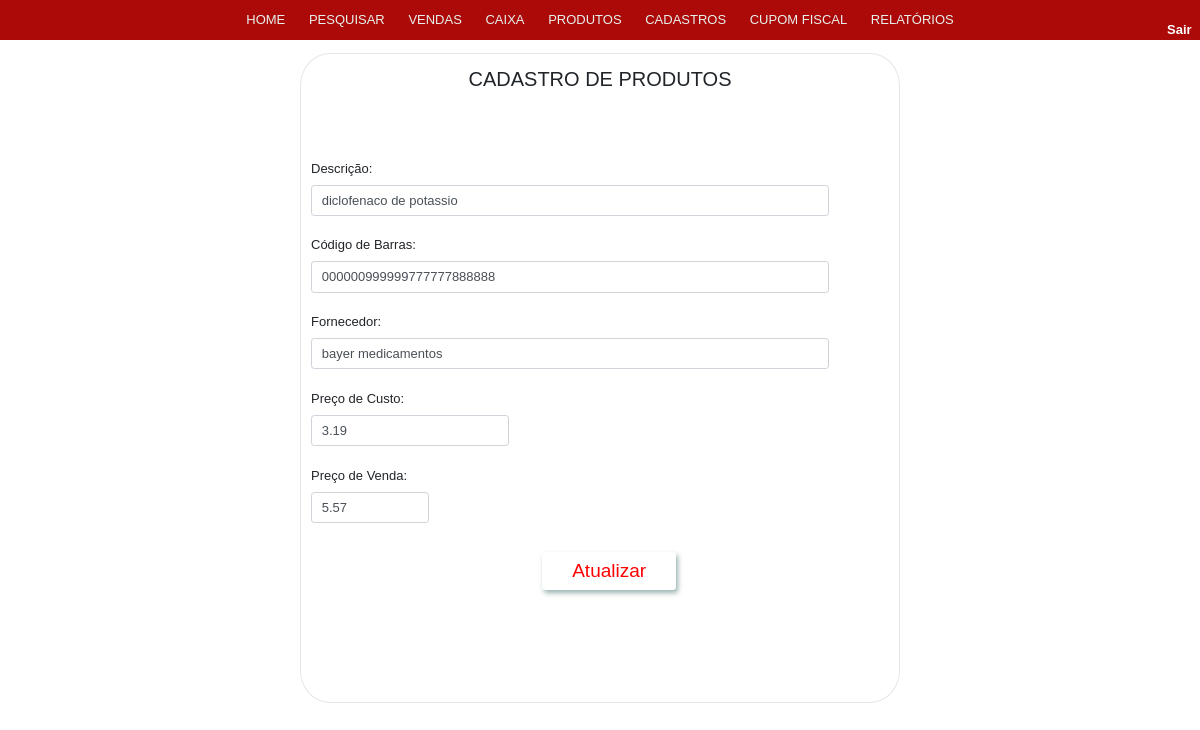
Screenshot of /view/AtualizaProduto.php?id_get_up=5 with the database file from the repository.
### tables this page shows
CREATE TABLE IF NOT EXISTS `produto` (
  `id_produto` INT NOT NULL AUTO_INCREMENT,
  `nome_produto` VARCHAR(60) NOT NULL,
  `preco_custo` DECIMAL(10,2) NULL,
  `preco_venda` DECIMAL(10,2) NULL,
  `codigo_barras` VARCHAR(45) NULL,
  `pessoa_id_pessoa` INT NOT NULL,
  PRIMARY KEY (`id_produto`),
  INDEX `fk_produto_pessoa1_idx` (`pessoa_id_pessoa` ASC) ,
  CONSTRAINT `fk_produto_pessoa1`
    FOREIGN KEY (`pessoa_id_pessoa`)
    REFERENCES `pessoa` (`id_pessoa`)
    ON DELETE NO ACTION
    ON UPDATE NO ACTION);

CREATE TABLE IF NOT EXISTS `pessoa` (
  `id_pessoa` INT NOT NULL AUTO_INCREMENT,
  `nome` VARCHAR(45) NOT NULL,
  `cpf_cnpj` VARCHAR(20) NULL,
  `tipo_pessoa` ENUM('cliente', 'funcionario', 'fornecedor') NOT NULL,
  `email` VARCHAR(45) NULL,
  `telefone_fixo` VARCHAR(11) NULL,
  `telefone_celular` VARCHAR(11) NULL,
  `matricula` VARCHAR(11) NULL,
  `senha` VARCHAR(45) NULL,
  `funcao` ENUM('gerente', 'vendedor', 'operador de caixa') NULL,
  `endereco` VARCHAR(60) NULL,
  PRIMARY KEY (`id_pessoa`),
  UNIQUE INDEX `cpf_cnpj_UNIQUE` (`cpf_cnpj` ASC) );

### model/Produto.php (called while the page is built, shortened)
<?php
require_once 'Conexao.php';
require_once 'Pessoa.php';
class Produto
{
        public function selectProduto($id_up)
    {
        $conexao = new Conexao("projeto_cristofarma", "localhost", "root", "");
        $dados  = $conexao->pdo->prepare("SELECT * FROM produto WHERE id_produto = :id" );
        $dados->bindValue("id", $id_up);
        $dados->execute();
        $dadosSelecionados = $dados->fetch(PDO::FETCH_ASSOC);
        return $dadosSelecionados;
    }
}
?>

### model/Conexao.php (called while the page is built, shortened)
<?php
class Conexao {
    function __construct($dbname, $host, $user, $senha)
    {
        try {
            $this->pdo  = new PDO("mysql:dbname=" . $dbname . ";host=" . $host, $user, $senha);
        } catch (PDOException $e) {
            echo "Erro com Banco de Dados: " . $e->getMessage();
            exit();
        } catch (Exception $e) {
            echo "Erro Generico: " . $e->getMessage();
            exit();
        }
    }
}
?>

### model/Pessoa.php (called while the page is built, shortened)
<?php
require_once 'Conexao.php';
require_once 'Produto.php';
class Pessoa
{
    public function selectPessoaFornecedor($id_up)
    {
        $conexao = new Conexao("projeto_cristofarma", "localhost", "root", "");
        $dados  = $conexao->pdo->prepare("SELECT * FROM pessoa WHERE tipo_pessoa = 'fornecedor' AND id_pessoa = :id " );
        $dados->bindValue("id", $id_up);
        $dados->execute();
        $dadosSelecionados = $dados->fetchAll(PDO::FETCH_ASSOC);
        return $dadosSelecionados;
    }
}
?>

### view/AtualizaProduto.php (the view, shortened to what this page needs)
<!doctype html>
<html lang="pt">
<head>
    <link rel="stylesheet" href="../css/bootstrap/nav/navegador.css">
    <link rel="stylesheet" href="../css/estilo.css">
</head>
<body>
<?php
    require_once '../model/Conexao.php';
    require_once '../model/Pessoa.php';
    require_once '../model/Produto.php';
    $produto = new Produto();
    $pessoa = new Pessoa();
?>
<header>
<nav class="dp-menu">
        <ul>
            <li><a href="home.php">HOME</a></li>
            <li><a href="#">PESQUISAR</a>
            </li>
            <li><a href="Vendas.php">VENDAS</a></li>
            <li><a href="Caixa.php">CAIXA</a></li>
            <li><a href="#">PRODUTOS</a>
            </li>
            <li><a href="Cadastros.php">CADASTROS</a></li>
            <li><a href="CupomFiscal.php">CUPOM FISCAL</a></li>
            <li><a href="#">RELATÓRIOS</a>
        </ul>
    </nav>
    <div id="divSair" >
        <a href="index.php">Sair</a>
    </div>
    </header>
        <section id="principal">
        <?php
            if (isset($_GET['id_get_up']))
            {
                $id_up = addslashes($_GET['id_get_up']);
                $retornoConsulta = $produto->selectProduto($id_up);
            }
        ?>
            <form id="cadastro" method="POST">
                <legend>CADASTRO DE PRODUTOS</legend><br><br/><br/>
                <label id="descricaoProduto">Descrição:</label><br/>
                <input id="descricaoProduto" class="form-control" type="text" name="descricaoProduto" size="60" autofocus required
                    value="<?php if(isset($retornoConsulta)){echo $retornoConsulta['nome_produto'];}?>"><br/><br/>
                <label id="codigoDeBarras">Código de Barras:</label><br/>
                <input id="codigoDeBarras" class="form-control" type="text" maxlength="60" name="codigoDeBarras" size="60" required
                    value="<?php if(isset($retornoConsulta)){echo $retornoConsulta['codigo_barras'];}?>"><br/><br/>
                    <?php
                        $consultaLike = $retornoConsulta['pessoa_id_pessoa'];
                        $res = $pessoa->selectPessoaFornecedor($consultaLike);
                    ?>
                <label id="fornecedor">Fornecedor:</label><br/>
                <input id="fornecedor" class="form-control" type="text" name="fornecedorSelecionado" size="60" required
                    value="<?php if(isset($res)){echo $res[0]['nome'];} ?>"><br/><br/>
                <label id="precoCusto">Preço de Custo:</label><br/>
                <input id="precoCusto" class="form-control" type="text" name="precoCusto" size="" required
                    value="<?php if(isset($retornoConsulta)){echo $retornoConsulta['preco_custo'];}?>"><br/><br/>
                <label id="precoVenda">Preço de Venda:</label><br/>
                <input id="precoVenda" class="form-control" type="text" name="precoVenda" size="10" required
                     value="<?php if(isset($retornoConsulta)){echo $retornoConsulta['preco_venda'];}?>"><br/>
                <input class="btn btn-outline-danger" id="btnCadastrar" type="submit" id="btnCadastrar" name="btnGravarClientes" style="margin-left: 40%; margin-top: 5%;"
                    value="<?php if (isset($_GET['id_get_up'])){echo 'Atualizar';} else {echo 'Cadastrar';}?>">
            </form>
        </section>
</body>
</html>

### css/estilo.css (style rules this page uses)
* { padding: 0px; margin: 0px; font-family: sans-serif; font-size: 13px; }
section#principal { border:rgba(0, 0, 0, .1) 1px solid; border-radius: 5%; width: 50%; height: 650px; display: block; margin: auto; padding: 10px; }
#cadastro input, label { display: inline-block; }
legend { text-align: center; font-size: 15pt; margin-top: 0px; }
#notaFiscal input, label { display: inline-block; }
.btn { border: none; background-color: #74032e; color: white; padding: 5px 30px; text-align: center; text-decoration: none; display: inline-block; font-size: 19px; box-shadow: 2px 3px 5px rgb(10 74 67 / 42%); }
.btn-outline-danger { color: #ff0000; background-color: transparent; border-color: #f1eeef; font: bold; }
#divSair { width: 2%; font-size: 12pt; float: right; margin-right: 1%; margin-left: 80%; margin-top: -3%; }
#divSair a { color: white; font-weight: bolder; padding: 3px; }

### rows the page displays
produto: descricaoProduto "diclofenaco de potassio", codigoDeBarras "000000999999777777888888", precoCusto "3.19", precoVenda "5.57"
pessoa: fornecedorSelecionado "bayer medicamentos"
